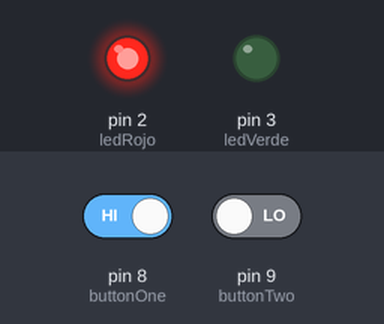
This sketch was run on a simulated Arduino Uno, built with avr-gcc and run on an emulated ATmega328P. Parts: output pins drawn as LEDs (lit = HIGH). The inputs (shaded band) are chosen by the test bench; at power-on: pin 8 (buttonOne) HIGH, pin 9 (buttonTwo) LOW.

Above: at 1.2 s.
1.3 s: pin 8 (buttonOne) driven LOW and pin 9 (buttonTwo) driven HIGH
At 2.1 s:
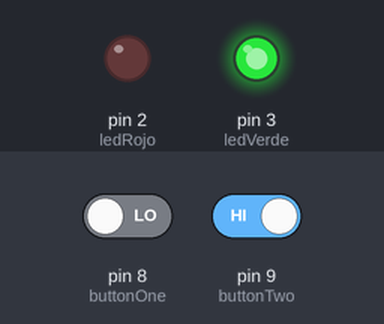
Timing chart, 0 to 4.3 s (numbered marks = the images above; inputs shaded):
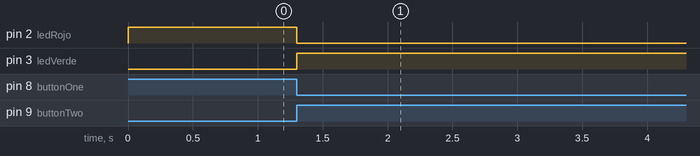

Measured:
- after the input at 1.3 s, pin 2 (ledRojo): HIGH → LOW at once; pin 3 (ledVerde): LOW → HIGH at once

The sketch:

Main4.ino
```cpp
const byte ledRojo = 2;
const byte ledVerde = 3;
int buttonOne = 8;
int buttonTwo = 9;

int stateButtonOne = 0;
int stateButtonTwo = 0;

void setup()
{
	pinMode(ledRojo, OUTPUT);
    pinMode(ledVerde, OUTPUT);
    pinMode(buttonOne, INPUT);
    pinMode(buttonTwo, INPUT);
}

void loop()
{
	stateButtonOne = digitalRead(buttonOne);
    stateButtonTwo = digitalRead(buttonTwo);

    if(stateButtonOne == LOW || stateButtonTwo == LOW){
        if(stateButtonOne == HIGH){
            digitalWrite(ledRojo, 1);
            digitalWrite(ledVerde, 0);
        }
        if(stateButtonTwo == HIGH){
            digitalWrite(ledRojo, 0);
            digitalWrite(ledVerde, 1);
        }
    }


}
```
